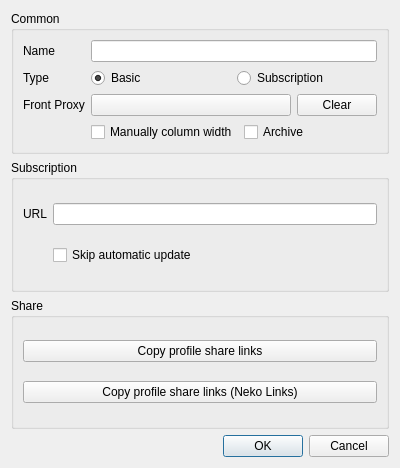
<?xml version="1.0" encoding="UTF-8"?>
<ui version="4.0">
 <class>DialogEditGroup</class>
 <widget class="QDialog" name="DialogEditGroup">
  <property name="geometry">
   <rect>
    <x>0</x>
    <y>0</y>
    <width>400</width>
    <height>468</height>
   </rect>
  </property>
  <property name="minimumSize">
   <size>
    <width>400</width>
    <height>300</height>
   </size>
  </property>
  <property name="windowTitle">
   <string>Edit Group</string>
  </property>
  <layout class="QVBoxLayout" name="verticalLayout">
   <item>
    <widget class="QGroupBox" name="cat_common">
     <property name="sizePolicy">
      <sizepolicy hsizetype="Preferred" vsizetype="Maximum">
       <horstretch>0</horstretch>
       <verstretch>0</verstretch>
      </sizepolicy>
     </property>
     <property name="title">
      <string>Common</string>
     </property>
     <layout class="QGridLayout" name="main">
      <item row="0" column="1">
       <widget class="QLineEdit" name="name"/>
      </item>
      <item row="1" column="0">
       <widget class="QLabel" name="label_2">
        <property name="text">
         <string>Type</string>
        </property>
       </widget>
      </item>
      <item row="1" column="1">
       <layout class="QHBoxLayout" name="type_layout">
        <item>
         <widget class="QRadioButton" name="type_basic">
          <property name="text">
           <string>Basic</string>
          </property>
          <property name="checked">
           <bool>true</bool>
          </property>
         </widget>
        </item>
        <item>
         <widget class="QRadioButton" name="type_subscription">
          <property name="text">
           <string>Subscription</string>
          </property>
         </widget>
        </item>
       </layout>
      </item>
      <item row="2" column="0">
       <widget class="QLabel" name="front_proxy_l">
        <property name="text">
         <string>Front Proxy</string>
        </property>
       </widget>
      </item>
      <item row="3" column="1">
       <layout class="QHBoxLayout" name="horizontalLayout_2">
        <item>
         <widget class="QCheckBox" name="manually_column_width">
          <property name="text">
           <string>Manually column width</string>
          </property>
         </widget>
        </item>
        <item>
         <widget class="QCheckBox" name="archive">
          <property name="text">
           <string>Archive</string>
          </property>
         </widget>
        </item>
       </layout>
      </item>
      <item row="0" column="0">
       <widget class="QLabel" name="label">
        <property name="text">
         <string>Name</string>
        </property>
       </widget>
      </item>
      <item row="2" column="1">
       <layout class="QHBoxLayout" name="horizontalLayout">
        <item>
         <widget class="QPushButton" name="front_proxy">
          <property name="text">
           <string notr="true"/>
          </property>
         </widget>
        </item>
        <item>
         <widget class="QPushButton" name="front_proxy_clear">
          <property name="sizePolicy">
           <sizepolicy hsizetype="Maximum" vsizetype="Fixed">
            <horstretch>0</horstretch>
            <verstretch>0</verstretch>
           </sizepolicy>
          </property>
          <property name="text">
           <string>Clear</string>
          </property>
         </widget>
        </item>
       </layout>
      </item>
     </layout>
    </widget>
   </item>
   <item>
    <widget class="QGroupBox" name="cat_sub">
     <property name="title">
      <string>Subscription</string>
     </property>
     <layout class="QGridLayout" name="_2">
      <item row="0" column="0">
       <widget class="QLabel" name="label_4">
        <property name="text">
         <string>URL</string>
        </property>
       </widget>
      </item>
      <item row="0" column="1">
       <widget class="MyLineEdit" name="url"/>
      </item>
      <item row="1" column="1">
       <widget class="QCheckBox" name="skip_auto_update">
        <property name="text">
         <string>Skip automatic update</string>
        </property>
       </widget>
      </item>
     </layout>
    </widget>
   </item>
   <item>
    <widget class="QGroupBox" name="cat_share">
     <property name="title">
      <string>Share</string>
     </property>
     <layout class="QVBoxLayout" name="verticalLayout_2">
      <item>
       <widget class="QPushButton" name="copy_links">
        <property name="text">
         <string>Copy profile share links</string>
        </property>
       </widget>
      </item>
      <item>
       <widget class="QPushButton" name="copy_links_nkr">
        <property name="text">
         <string>Copy profile share links (Neko Links)</string>
        </property>
       </widget>
      </item>
     </layout>
    </widget>
   </item>
   <item>
    <widget class="QDialogButtonBox" name="buttonBox">
     <property name="standardButtons">
      <set>QDialogButtonBox::Cancel|QDialogButtonBox::Ok</set>
     </property>
    </widget>
   </item>
  </layout>
 </widget>
 <customwidgets>
  <customwidget>
   <class>MyLineEdit</class>
   <extends>QLineEdit</extends>
   <header>ui/widget/MyLineEdit.h</header>
  </customwidget>
 </customwidgets>
 <tabstops>
  <tabstop>name</tabstop>
  <tabstop>type_basic</tabstop>
  <tabstop>type_subscription</tabstop>
  <tabstop>front_proxy</tabstop>
  <tabstop>front_proxy_clear</tabstop>
  <tabstop>manually_column_width</tabstop>
  <tabstop>archive</tabstop>
  <tabstop>url</tabstop>
  <tabstop>skip_auto_update</tabstop>
  <tabstop>copy_links</tabstop>
  <tabstop>copy_links_nkr</tabstop>
 </tabstops>
 <resources/>
 <connections>
  <connection>
   <sender>buttonBox</sender>
   <signal>rejected()</signal>
   <receiver>DialogEditGroup</receiver>
   <slot>reject()</slot>
   <hints>
    <hint type="sourcelabel">
     <x>199</x>
     <y>275</y>
    </hint>
    <hint type="destinationlabel">
     <x>199</x>
     <y>149</y>
    </hint>
   </hints>
  </connection>
  <connection>
   <sender>buttonBox</sender>
   <signal>accepted()</signal>
   <receiver>DialogEditGroup</receiver>
   <slot>accept()</slot>
   <hints>
    <hint type="sourcelabel">
     <x>199</x>
     <y>291</y>
    </hint>
    <hint type="destinationlabel">
     <x>199</x>
     <y>157</y>
    </hint>
   </hints>
  </connection>
 </connections>
</ui>
